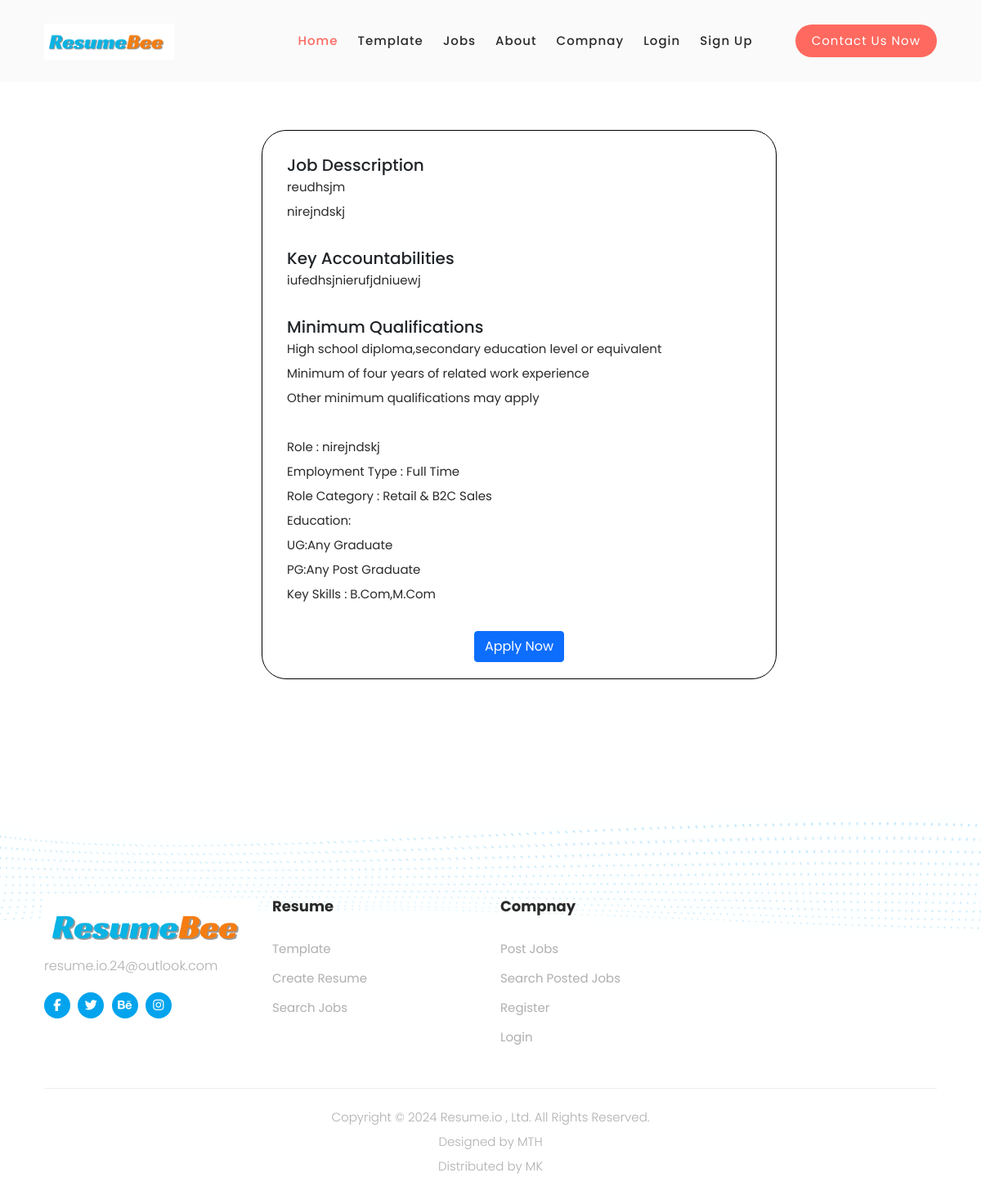
Page /job_details/1/ on the committed database.
### resume/models.py (models this page shows)
class job_vacancy(models.Model):
     jv_id = models.AutoField(primary_key=True,unique=True)
     jv_name = models.CharField(max_length=50,default="")
     jv_category = models.CharField(max_length=50,default="")
     jv_time = models.CharField(max_length=50,default="")
     jv_location = models.CharField(max_length=50,default="")
     jv_city = models.CharField(max_length=50,default="")
     jv_pincode = models.CharField(max_length=50,default="")
     jv_salary = models.CharField(max_length=50,default="none")
     jv_exprince = models.CharField(max_length=50, default="fresher")
     jv_function = models.CharField(max_length=50,default="")
     jv_description = models.TextField(max_length=100000,default="")
     jv_key_responsibilites = models.TextField(max_length=100000,default="")
     jv_requirements = models.TextField(max_length=100000,default="")
     c_id = models.ForeignKey(Company,on_delete=models.CASCADE,to_field='c_id')

### resume/views.py (the view)
# urls.py: path('job_details/<int:jv_id>/',views.job_details,name='job_details'),
def job_details(request,jv_id):
     job = job_vacancy.objects.filter(jv_id=jv_id)
     j={
          'job':job,
     }
     return render(request,'jobs_details.html',j);

### templates/jobs_details.html (shortened to what this page needs)
<!DOCTYPE html>
<html lang="en">
{% load static %}
<head>
    <link rel="stylesheet" href="https://cdnjs.cloudflare.com/ajax/libs/font-awesome/6.5.1/css/all.min.css"
 />
</head>
<body>
     {% include 'navbar.html'%}
    {% for i in job %}
    <div class="job">
        <div class="job1">
            <h5>Job Desscription</h5>
            <p>{{i.jv_name}}
            </p>
            <p>{{i.jv_category}}</p>
            </div>
        <div class="key">
            <h5>Key Accountabilities</h5>
            <p>{{i.jv_description}}</p>
        </div>
        <div class="qua">
            <h5>Minimum Qualifications</h5>
            <p>High school diploma,secondary education level or equivalent</p>
            <p>Minimum of four years of related work experience</p>
            <p>Other minimum qualifications may apply</p>
        </div>
        <div class="role">
            <p>Role : {{i.jv_category}}</p>
            <p>Employment Type : {{i.jv_time}}</p>
            <p>Role Category : Retail & B2C Sales</p>
            <p>Education:</p>
            <p>UG:Any Graduate</p>
            <p>PG:Any Post Graduate</p>
            <p>Key Skills : B.Com,M.Com</p>
        </div>
        <center><a  href="{% url 'apply' i.jv_id %}">
            <button class="b btn btn-primary"> Apply Now </button>
            </a>
    </div>
    {% endfor %}
    {% include 'footer.html'%}
</body>
</html>

### static/css/templa.css (style rules this page uses)
html, body, div, span, applet, object, iframe, h1, h2, h3, h4, h5, h6, p, blockquote, div pre, a, abbr, acronym, address, big, cite, code, del, dfn, em, font, img, ins, kbd, q, s, samp, small, strike, strong, sub, sup, tt, var, b, u, i, center, dl, dt, dd, ol, ul, li, figure, header, nav, section, article, aside, footer, figcaption { margin: 0; padding: 0; border: 0; outline: 0; }
* { box-sizing: border-box; }
html, body { font-family: 'Poppins', sans-serif; font-weight: 400; background-color: #fff; -ms-text-size-adjust: 100%; -webkit-font-smoothing: antialiased; -moz-osx-font-smoothing: grayscale; }
a { text-decoration: none !important; }
h1, h2, h3, h4, h5, h6 { margin-top: 0px; margin-bottom: 0px; }
p { font-size: 15px; line-height: 30px; color: #2a2a2a; }
html, body { background: #fff; font-family: 'Poppins', sans-serif; }

### static/css/templatem1.css (style rules this page uses)
html, body, div, span, applet, object, iframe, h1, h2, h3, h4, h5, h6, p, blockquote, div pre, a, abbr, acronym, address, big, cite, code, del, dfn, em, font, img, ins, kbd, q, s, samp, small, strike, strong, sub, sup, tt, var, b, u, i, center, dl, dt, dd, ol, ul, li, figure, header, nav, section, article, aside, footer, figcaption { margin: 0; padding: 0; border: 0; outline: 0; }
* { box-sizing: border-box; }
html, body { font-family: 'Poppins', sans-serif; font-weight: 400; background-color: #fff; -ms-text-size-adjust: 100%; -webkit-font-smoothing: antialiased; -moz-osx-font-smoothing: grayscale; }
a { text-decoration: none !important; }
h1, h2, h3, h4, h5, h6 { margin-top: 0px; margin-bottom: 0px; }
p { font-size: 15px; line-height: 30px; color: #2a2a2a; }
html, body { background: #fff; font-family: 'Poppins', sans-serif; }

### templates/jobs_details.html (style rules this page uses)
.job { align-items: center; border: 1px solid black; border-radius: 30px; margin-right: 250px; margin-top: 159px; margin-left: 320px; font-size: 20px; }
.job1 ,.key ,.qua ,.role { margin-left: 30px; margin-top: 30px; margin-bottom: 30px; }
.b { margin-bottom: 20px; }

### rows in the picture
job_vacancy: jv_name "reudhsjm", jv_category "nirejndskj", jv_description "iufedhsjnierufjdniuewj", jv_time "Full Time"
